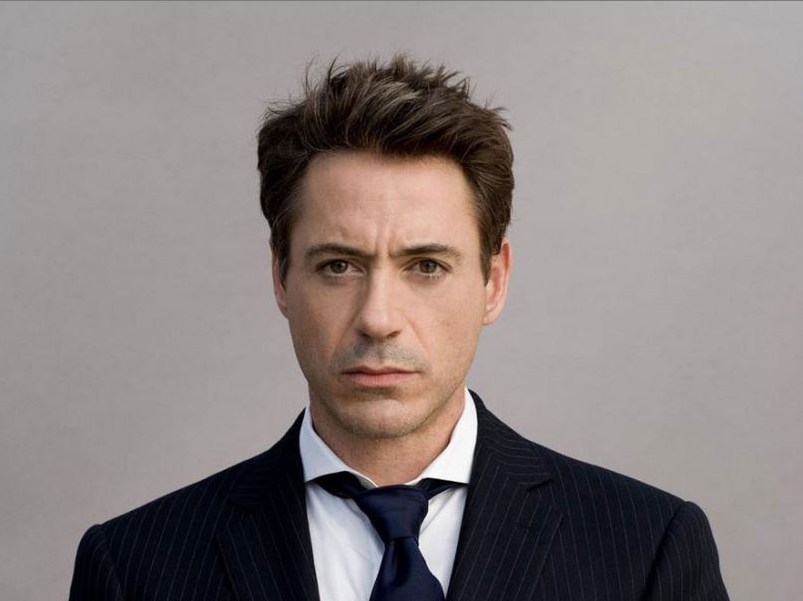
#> input picture screen-shot-2014-10-09-at-3-48-23-pm.png, 803 x 601 px
$ jupyter execute face_detection.ipynb   (shell and % lines are left out)
#> lines starting #> are read from the running program, lines starting #| are printed output that depends on the picture; after the words box and inside, x2 and y2 are one past the last pixel; in counts of white or black regions, pixels touching at a corner belong together
[cell 1]
import cv2
import matplotlib.pyplot as plt
import time

[cell 2]
def convertToRGB(img):
    return cv2.cvtColor(img,cv2.COLOR_BGR2RGB)

[cell 3]
test1 = cv2.imread("screen-shot-2014-10-09-at-3-48-23-pm.png")
#> test1 is the input picture: shape (601, 803, 3); mean B, G, R 128.3, 129.6, 138.6
gray_img = cv2.cvtColor(test1,cv2.COLOR_BGR2GRAY)
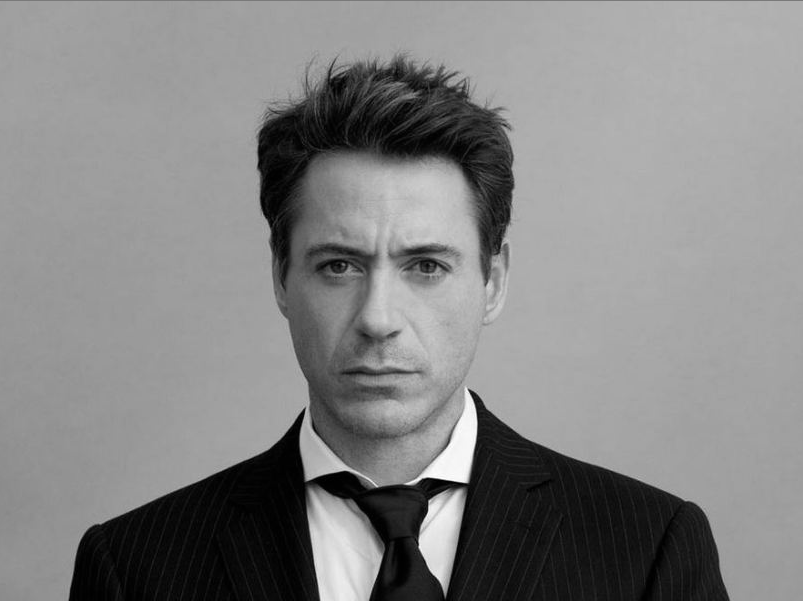
#> gray_img: shape (601, 803); min 0, max 255, mean 132.2

[cell 4]
plt.imshow(gray_img,cmap='gray')

[cell 5]
haar_face_cascade = cv2.CascadeClassifier('open_cv/opencv-master/data/haarcascades/haarcascade_frontalface_alt.xml')

[cell 6]
faces = haar_face_cascade.detectMultiScale(gray_img,scaleFactor=1.1,minNeighbors=5)
#> faces = [[253, 168, 256, 256]]

[cell 7]
print(faces,"Num of Faces",len(faces))
#| [[253 168 256 256]] Num of Faces 1

[cell 8]
for (x,y,w,h) in faces:
    cv2.rectangle(test1,(x,y),(x+w,y+h),(0,255,0),10)
#> this loop made 1 pass
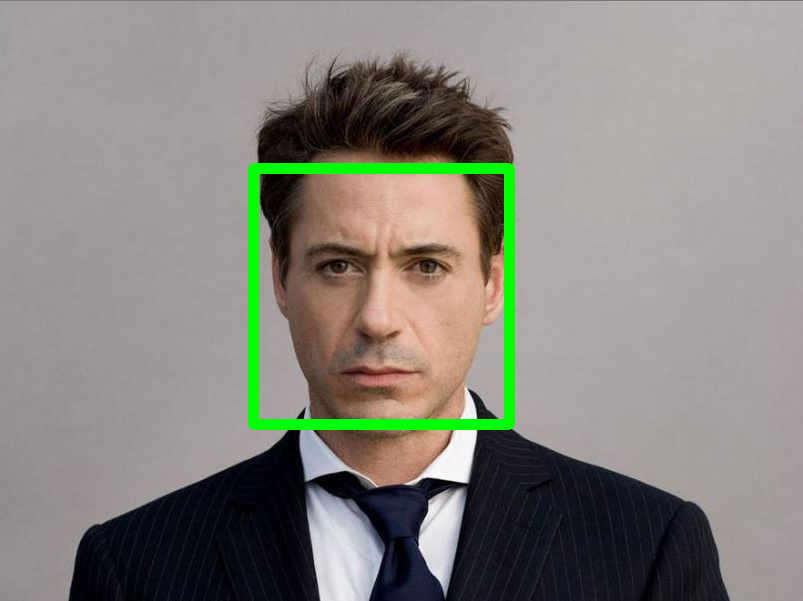
#> test1: shape (601, 803, 3); 2.33% of pixels changed, all inside (x1, y1, x2, y2) = (248, 163, 515, 430)

[cell 9]
plt.imshow(convertToRGB(test1))
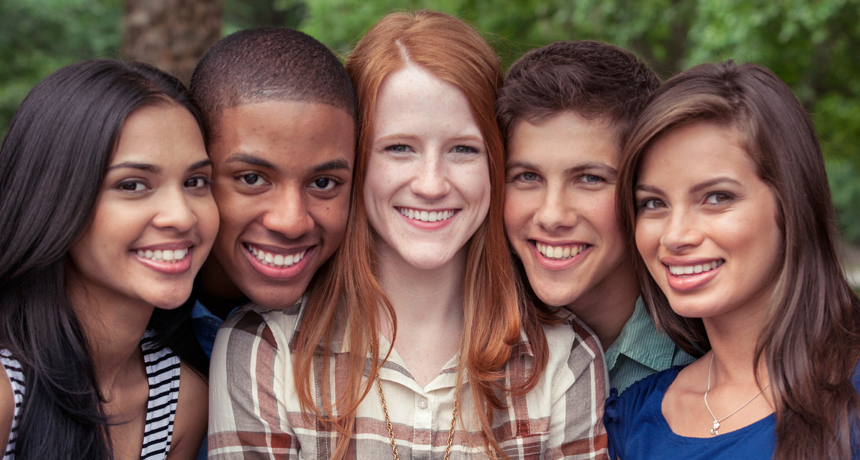
#> input picture 860_main_beauty.png, 860 x 460 px
#> further down, imgg is the input picture: shape (460, 860, 3); mean B, G, R 82.2, 90.8, 116.5

[cell 10]
# Helper Function
def detect_faces(colored_img,cascade_c,scale_f=1.1):
#> called with scale_f = 1.1
    img_copy = colored_img.copy()
    gray_img = cv2.cvtColor(img_copy,cv2.COLOR_BGR2GRAY)
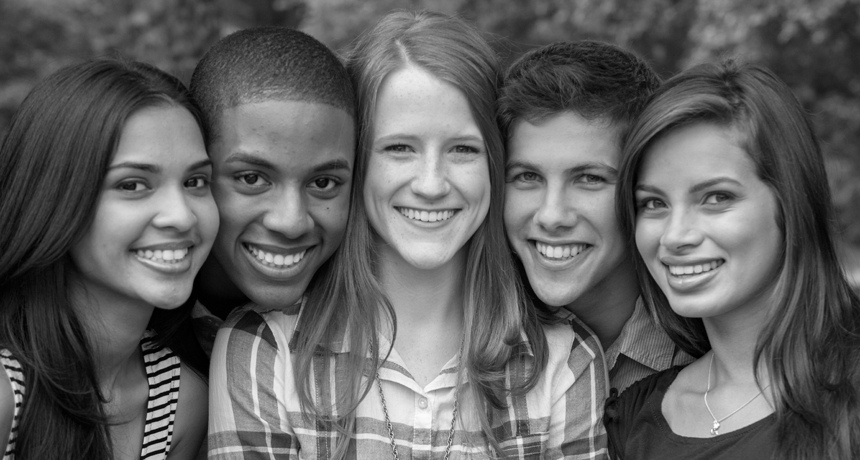
#> gray_img: shape (460, 860); min 0, max 255, mean 97.5
    faces = cascade_c.detectMultiScale(gray_img,scaleFactor=scale_f,minNeighbors=5);
#> faces = [[605, 140, 160, 160], [352, 88, 160, 160], [482, 119, 154, 154], [80, 119, 169, 169], [190, 107, 193, 193]]
#     print(faces,"Num of Faces",len(faces))

    for (x,y,w,h) in faces:
        cv2.rectangle(img_copy,(x,y),(x+w,y+h),(0,255,0),6)
#> this loop made 5 passes
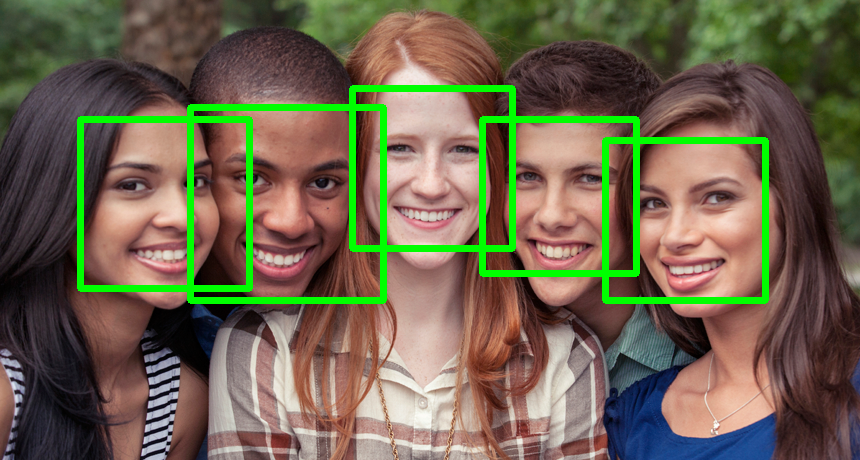
#> img_copy: shape (460, 860, 3); 5.79% of pixels changed, all inside (x1, y1, x2, y2) = (77, 85, 769, 304)

    return img_copy

[cell 11]
imgg = cv2.imread("860_main_beauty.png")
# haar_cat_cascade = cv2.CascadeClassifier("open_cv/opencv-master/data/haarcascades/haarcascade_frontalcatface.xml")
# haar = cv2.CascadeClassifier("open_cv/opencv-master/data/haarcascades/haarcascade_righteye_2splits.xml")
faces_detect_img = detect_faces(imgg,haar_face_cascade)

[cell 12]
plt.imshow(convertToRGB(faces_detect_img))
